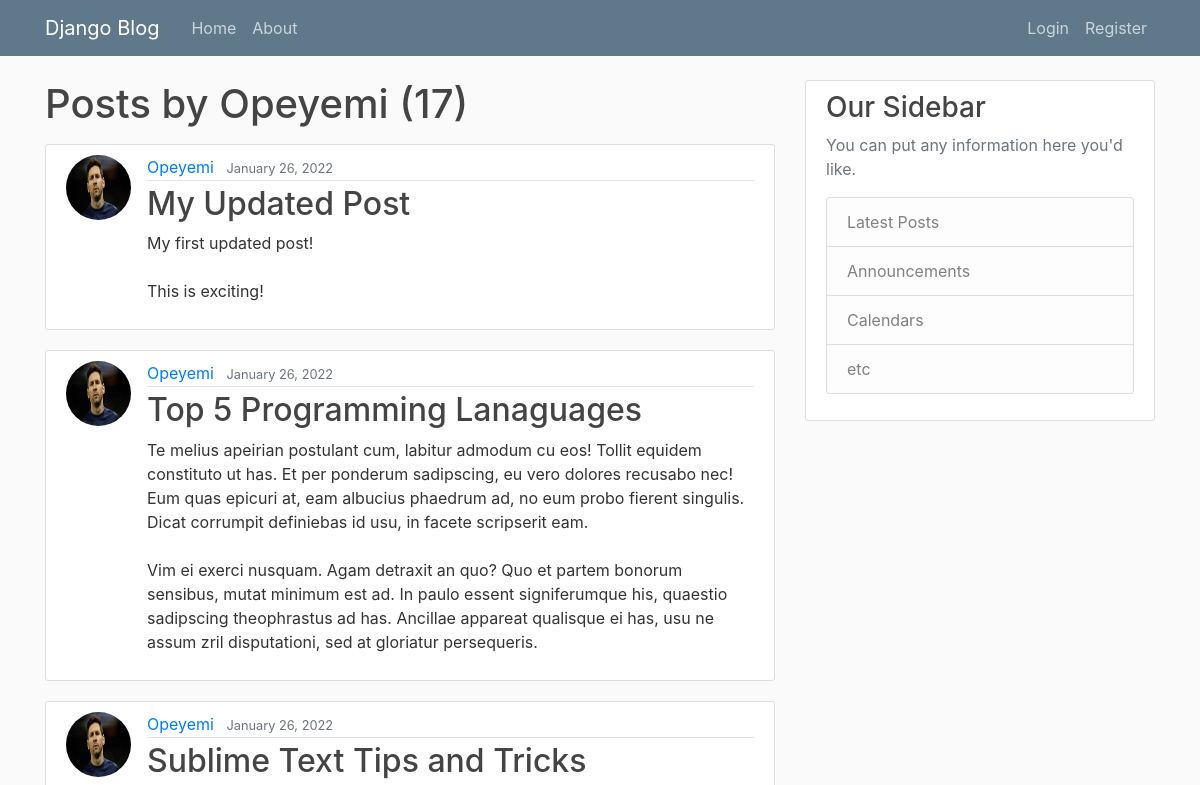
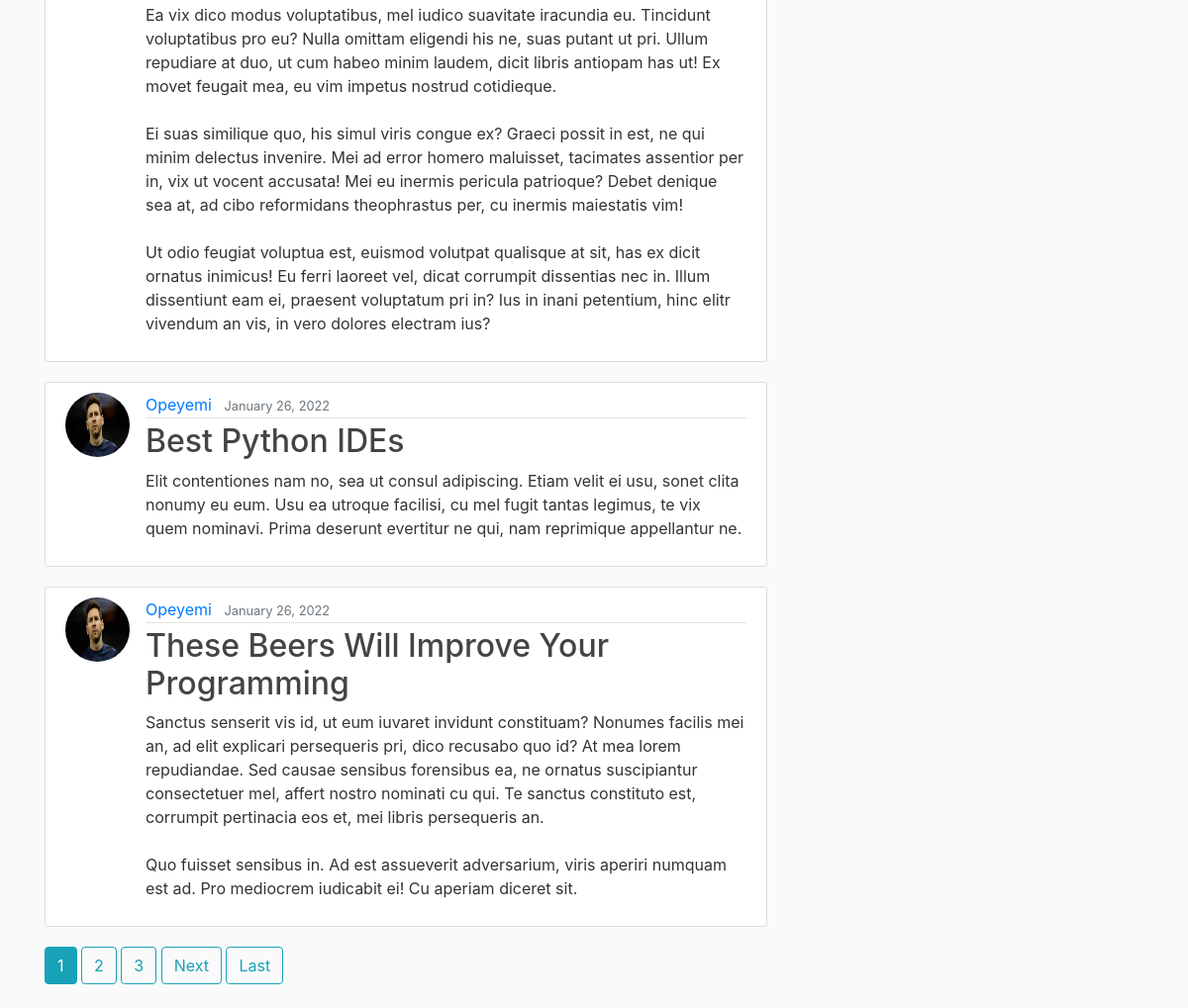
Page /user/Opeyemi on the committed database (2 pictures, top to bottom).
### blog/models.py (models this page shows, shortened)
class Post(models.Model):
    title = models.CharField(max_length=100)
    content = models.TextField()
    date_posted = models.DateTimeField(default=timezone.now)
    author = models.ForeignKey(User, on_delete=models.CASCADE)

### users/models.py (models this page shows, shortened)
class Profile(models.Model):
	user = models.OneToOneField(User, on_delete=models.CASCADE)
	image = models.ImageField(default='default.jpg', upload_to='profile_pics')

### blog/views.py (the view)
# urls.py: path('user/<str:username>', UserPostListView.as_view(), name='user-posts'),path('user/<str:username>', UserPostListView.as_view(), name='user-posts'),
class UserPostListView(ListView):
    model = Post
    template_name = 'blog/user_posts.html'  # <app>/<model>_<viewtype>.html
    context_object_name = 'posts'
    paginate_by = 5
    def get_queryset(self):
        user = get_object_or_404(User, username=self.kwargs.get('username'))
        return Post.objects.filter(author=user).order_by('-date_posted')

### blog/templates/blog/user_posts.html (shortened to what this page needs)
{% extends "blog/base.html" %}
{% block content %}
    <h1 class="mb-3">Posts by {{ view.kwargs.username }} ({{ page_obj.paginator.count }})</h1>
    {% for post in posts %}
        <article class="media content-section">
          <img class="rounded-circle article-img" src="{{ post.author.profile.image.url }}">
          <div class="media-body">
            <div class="article-metadata">
              <a class="mr-2" href="{% url 'user-posts' post.author.username %}">{{ post.author }}</a>
              <small class="text-muted">{{ post.date_posted|date:"F d, Y" }}</small>
            </div>
            <h2><a class="article-title" href="{% url 'post-detail' post.id %}">{{ post.title }}</a></h2>
            <p class="article-content">{{ post.content }}</p>
          </div>
        </article>
    {% endfor %}
    {% if is_paginated %}
      {% for num in page_obj.paginator.page_range %}
        {% if page_obj.number == num %}
          <a class="btn btn-info mb-4" href="?page={{ num }}">{{ num }}</a>
        {% elif num > page_obj.number|add:'-3' and num < page_obj.number|add:'3' %}
          <a class="btn btn-outline-info mb-4" href="?page={{ num }}">{{ num }}</a>
        {% endif %}
      {% endfor %}
      {% if page_obj.has_next %}
        <a class="btn btn-outline-info mb-4" href="?page={{ page_obj.next_page_number }}">Next</a>
        <a class="btn btn-outline-info mb-4" href="?page={{ page_obj.paginator.num_pages }}">Last</a>
      {% endif %}
    {% endif %}
{% endblock content %}

### blog/templates/blog/base.html (shortened to what this page needs)
{% load static %}
<!DOCTYPE html>
<html>
<head>
    <link rel="stylesheet" href="https://maxcdn.bootstrapcdn.com/bootstrap/4.0.0/css/bootstrap.min.css">
    <link rel="stylesheet" type="text/css" href="{% static 'blog/main.css' %}">
</head>
<body>
    <header class="site-header">
      <nav class="navbar navbar-expand-md navbar-dark bg-steel fixed-top">
        <div class="container">
          <a class="navbar-brand mr-4" href="{% url 'blog-home' %}">Django Blog</a>
          <div class="collapse navbar-collapse" id="navbarToggle">
            <div class="navbar-nav mr-auto">
              <a class="nav-item nav-link" href="{% url 'blog-home' %}">Home</a>
              <a class="nav-item nav-link" href="{% url 'blog-about' %}">About</a>
            </div>
            <div class="navbar-nav">
              {% if user.is_authenticated %}
                <a class="nav-item nav-link" href="{% url 'post-create' %}">New Post</a>
                <a class="nav-item nav-link" href="{% url 'profile' %}">Profile</a>
                <a class="nav-item nav-link" href="{% url 'logout' %}">Logout</a>
              {% else %}
                <a class="nav-item nav-link" href="{% url 'login' %}">Login</a>
                <a class="nav-item nav-link" href="{% url 'register' %}">Register</a>
              {% endif %}
            </div>
          </div>
        </div>
      </nav>
    </header>
    <main role="main" class="container">
      <div class="row">
        <div class="col-md-8">
          {% block content %}{% endblock %}
        </div>
        <div class="col-md-4">
          <div class="content-section">
            <h3>Our Sidebar</h3>
            <p class='text-muted'>You can put any information here you'd like.
              <ul class="list-group">
                <li class="list-group-item list-group-item-light">Latest Posts</li>
                <li class="list-group-item list-group-item-light">Announcements</li>
                <li class="list-group-item list-group-item-light">Calendars</li>
                <li class="list-group-item list-group-item-light">etc</li>
              </ul>
            </p>
          </div>
        </div>
      </div>
    </main>
</body>
</html>

### blog/static/blog/main.css (style rules this page uses)
body { background: #fafafa; color: #333333; margin-top: 5rem; }
h1, h2, h3, h4, h5, h6 { color: #444444; }
ul { margin: 0; }
.bg-steel { background-color: #5f788a; }
.site-header .navbar-nav .nav-link { color: #cbd5db; }
.content-section { background: #ffffff; padding: 10px 20px; border: 1px solid #dddddd; border-radius: 3px; margin-bottom: 20px; }
.article-title { color: #444444; }
.article-content { white-space: pre-line; }
.article-img { height: 65px; width: 65px; margin-right: 16px; }
.article-metadata { padding-bottom: 1px; margin-bottom: 4px; border-bottom: 1px solid #e3e3e3 }

### rows in the picture
Post: author.profile.image (picture), author "Opeyemi", date_posted "January 26, 2022", title "My Updated Post", content "My first updated post! This is exciting!"
Post: author.profile.image (picture), author "Opeyemi", date_posted "January 26, 2022", title "Top 5 Programming Lanaguages", content "Te melius apeirian postulant cum, labitur admodum cu eos! Tollit equidem constituto ut has. Et per ponderum sadipscing, eu vero dolores recusabo nec! Eum quas epicuri at, eam albucius phaedrum ad, no eum probo fierent singulis. Dicat corrumpit definiebas id usu, in facete scripserit eam. Vim ei exerci nusquam. Agam detraxit an quo? Quo et partem bonorum sensibus, mutat minimum est ad. In paulo essent signiferumque his, quaestio sadipscing theophrastus ad has. Ancillae appareat qualisque ei has, usu ne assum zril disputationi, sed at gloriatur persequeris."
Post: author.profile.image (picture), author "Opeyemi", date_posted "January 26, 2022", title "Sublime Text Tips and Tricks", content "Ea vix dico modus voluptatibus, mel iudico suavitate iracundia eu. Tincidunt voluptatibus pro eu? Nulla omittam eligendi his ne, suas putant ut pri. Ullum repudiare at duo, ut cum habeo minim laudem, dicit libris antiopam has ut! Ex movet feugait mea, eu vim impetus nostrud cotidieque. Ei suas similique quo, his simul viris congue ex? Graeci possit in est, ne qui minim delectus invenire. Mei ad error homero maluisset, tacimates assentior per in, vix ut vocent accusata! Mei eu inermis pericula patrioque? Debet denique sea at, ad cibo reformidans theophrastus per, cu inermis maiestatis vim! Ut odio feugiat voluptua est, euismod volutpat qualisque at sit, has ex dicit ornatus inimicus! Eu…"
Post: author.profile.image (picture), author "Opeyemi", date_posted "January 26, 2022", title "Best Python IDEs", content "Elit contentiones nam no, sea ut consul adipiscing. Etiam velit ei usu, sonet clita nonumy eu eum. Usu ea utroque facilisi, cu mel fugit tantas legimus, te vix quem nominavi. Prima deserunt evertitur ne qui, nam reprimique appellantur ne."
Post: author.profile.image (picture), author "Opeyemi", date_posted "January 26, 2022", title "These Beers Will Improve Your Programming", content "Sanctus senserit vis id, ut eum iuvaret invidunt constituam? Nonumes facilis mei an, ad elit explicari persequeris pri, dico recusabo quo id? At mea lorem repudiandae. Sed causae sensibus forensibus ea, ne ornatus suscipiantur consectetuer mel, affert nostro nominati cu qui. Te sanctus constituto est, corrumpit pertinacia eos et, mei libris persequeris an. Quo fuisset sensibus in. Ad est assueverit adversarium, viris aperiri numquam est ad. Pro mediocrem iudicabit ei! Cu aperiam diceret sit."

### other values in the picture
{{ view.kwargs.username }} "Opeyemi"
{{ page_obj.paginator.count }} "17"
{{ num }} "1"
{{ num }} "2" "3"
